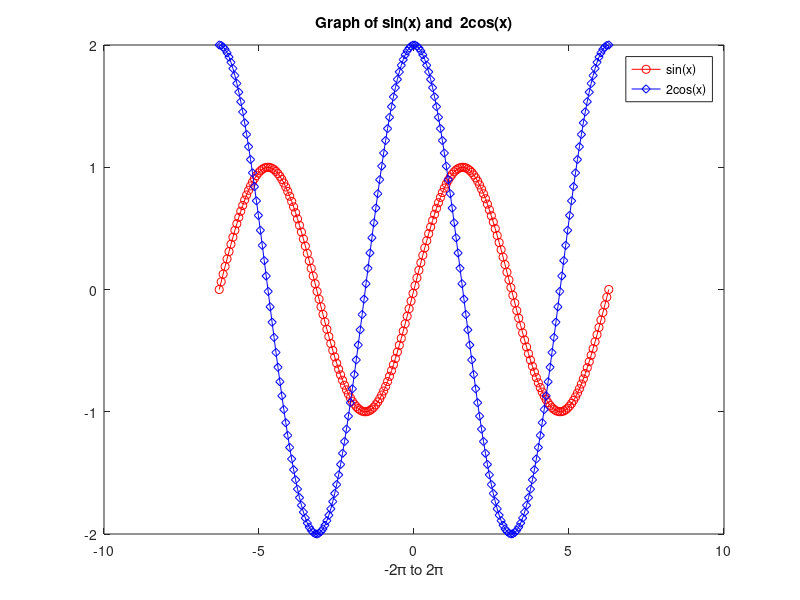

MATLAB code for this plot:
%% Problem of the day 7
%
% Ian Doarn
%
% 9/28/2017

x = linspace(-2*pi,2*pi,200);
y1 = sin(x);
y2 = 2*cos(x);

plot(x,y1,'r-o',x,y2,'b-d');
xlabel('-2\pi to 2\pi');
title('Graph of sin(x) and  2cos(x)');
legend('sin(x)','2cos(x)');